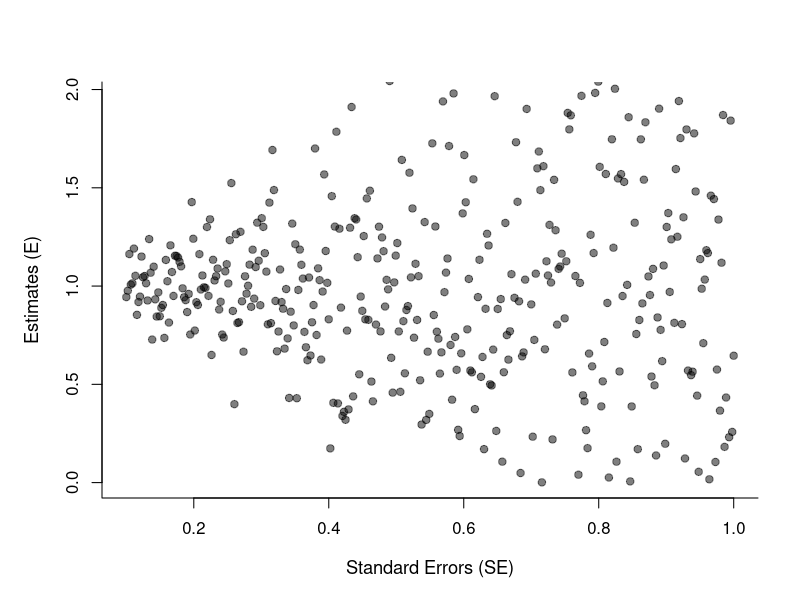
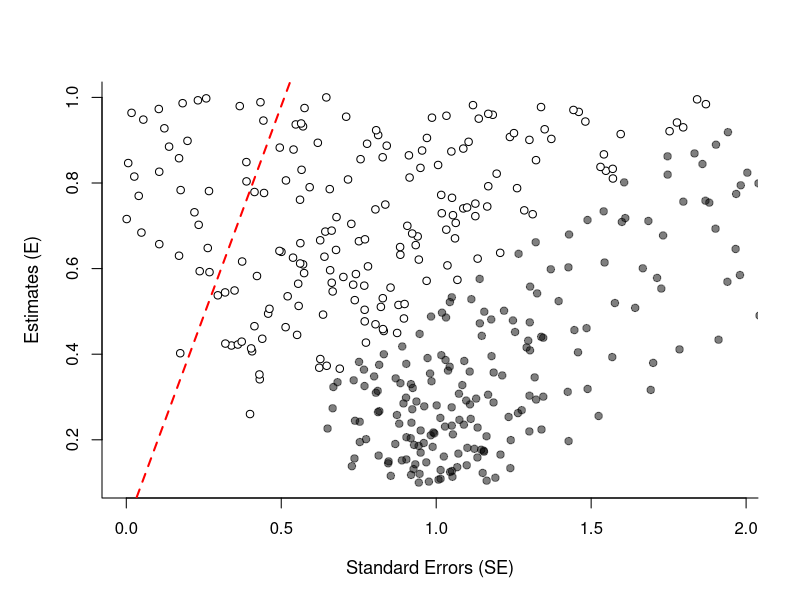
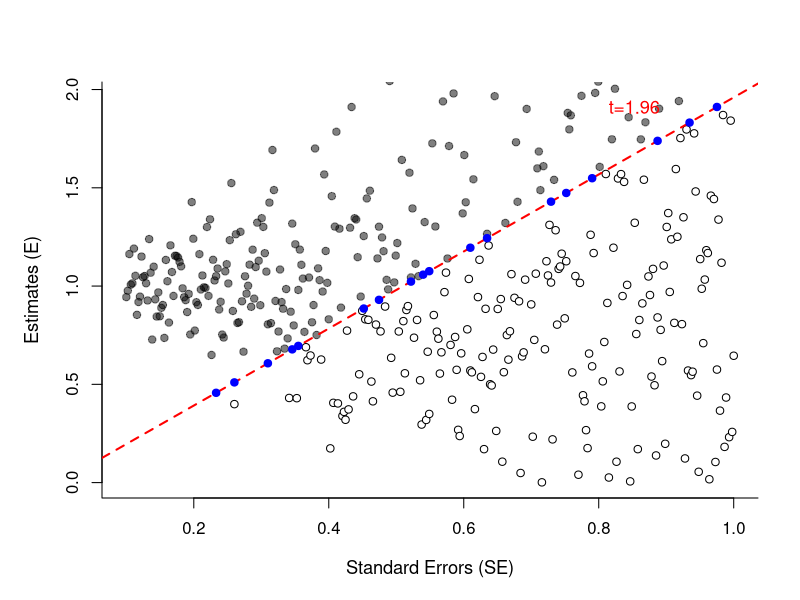
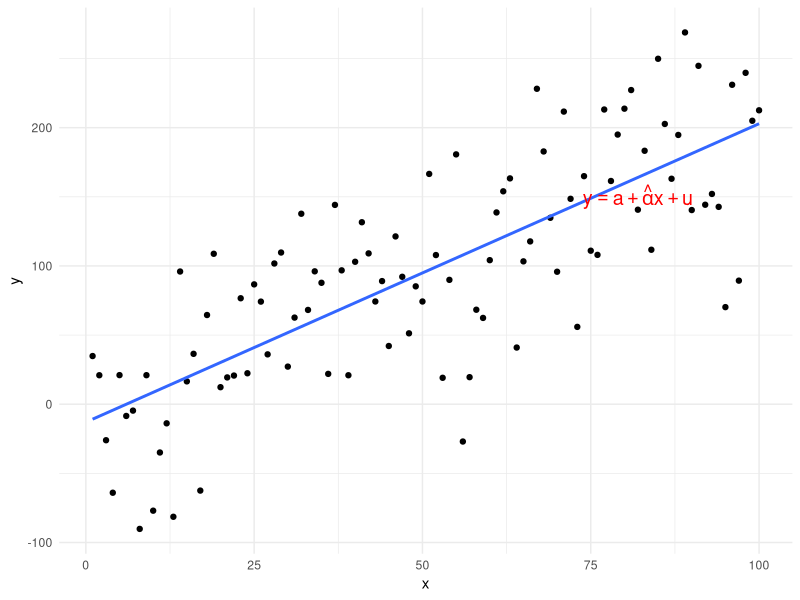

These charts were generated, in order, by the following R code:
# R code to create a publication-quality plot of estimates vs. standard errors
set.seed(123) # For reproducibility

# Generate standard errors that increase as the index increases
standard_errors <- seq(0.1, 1, length.out = 400)

# Generate estimates where the variance scales with the standard error
# Ensuring non-negative estimates
estimates <- abs(rnorm(n = 400, mean = 1, sd = standard_errors))

# Define plot margins to ensure labels and title fit well within the plot area
par(mar=c(5, 5, 4, 2) + 0.1)


# Plotting Estimates (E) against Standard Errors (SE)
plot(standard_errors, estimates, 
     # main = "Selection in Estimates",      # Title of the plot
     xlab = "Standard Errors (SE)",       # Label for the x-axis
     ylab = "Estimates (E)",              # Label for the y-axis
     pch = 21,                            # Point type (circles with borders)
     col = rgb(0, 0, 0, 0.5),             # Color of points (semi-transparent black)
     bg = rgb(0, 0, 0, 0.5),              # Background color of points
     ylim = c(0, max(1.96 * standard_errors)), # Setting y-axis limits
     cex.lab = 1.1,                       # Size of axis labels
     cex.main = 1.2,                      # Size of the main title
     bty = "l"                            # Type of box around the plot
)
# plot(estimates, standard_errors)

# # Adding a reference line
# model <- lm(estimates ~ standard_errors)
# abline(model, col="forestgreen", lwd=1)
# 
# #abline(a = 1, b = 0, col = rgb(0, 0, 0, 1), lwd = 1)
# 
# # Adding annotations (if needed)
# text(x = .1, y = 1.1, 
#      labels = "E = a + b SE", 
#      pos = 4, 
#      cex = 1.1, 
#      col = "forestgreen")



#Plot 2; Selection on t = 1.96
# Create the scatter plot with defined y-axis limits and enhanced formatting
plot(estimates, standard_errors,  
     # main="Selection in Estimates", # Title
     xlab="Standard Errors (SE)", # x-axis label
     ylab="Estimates (E)", # y-axis label
     pch=21, # Type of point (circles with borders)
     col=ifelse(estimates < 1.96 * standard_errors, "black", rgb(0, 0, 0, 0.5)), # Conditional color
     bg=ifelse(estimates < 1.96 * standard_errors, "white", rgb(0, 0, 0, 0.5)), # Background color of points
     xlim=c(0, max(1.96 * standard_errors)), # y-axis limits
     cex.lab=1.1, # Size of axis labels
     cex.main=1.2, # Size of the main title
     bty="l" # Type of box around the plot
)

# Add a diagonal line where estimates = 1.96 * SE starting from y=0
abline(a=0, b=1.96, col="red", lwd=2, lty=2)

# Adding annotations if needed
text(x=.8, y=1.9, labels="t=1.96", pos=4, cex=1.1, col="red")

# # Subset data for the regression line
# above_line <- estimates > 1.96 * standard_errors
# 
# # Fit a linear model only to the subset of data
# model_above_line <- lm(estimates[above_line] ~ standard_errors[above_line])
# mean <- mean(estimates[above_line])
# abline(a=mean, b=0, col="blue", lwd=1)
# 
# # Add the regression line to the plot for the subset
# abline(model_above_line, col="blue", lwd=1)
# # Adding annotations if needed
# text(x=.4, y=1.5, labels="E = a + b SE ", pos=3, cex=1, col="blue")


#plot 3, phacking 
# Your original plot code
plot(standard_errors, estimates, 
     # main="Selection in Estimates", # Title
     xlab="Standard Errors (SE)", # x-axis label
     ylab="Estimates (E)", # y-axis label
     pch=21, # Type of point (circles with borders)
     col=ifelse(estimates < 1.96 * standard_errors, "black", rgb(0, 0, 0, 0.5)), # Conditional color
     bg=ifelse(estimates < 1.96 * standard_errors, "white", rgb(0, 0, 0, 0.5)), # Background color of points
     ylim=c(0, max(1.96 * standard_errors)), # y-axis limits
     cex.lab=1.1, # Size of axis labels
     cex.main=1.2, # Size of the main title
     bty="l" # Type of box around the plot
)
abline(a=0, b=1.96, col="red", lwd=2, lty=2) # Diagonal line
text(x=.8, y=1.9, labels="t=1.96", pos=4, cex=1.1, col="red") # Annotation


manipulated_indices <- which(estimates < 1.96 * standard_errors)
manipulated_y_values <- 1.96 * standard_errors[manipulated_indices]
selected_indices <- c( 60, 72, 94, 110, 114, 
                       157, 167, 188, 196, 200, 
                       227, 238,
                       280, 290, 307, 350, 371, 389) # Replace with the indices of your choice

manipulated_y_values <- 1.96 * standard_errors[selected_indices]

points(standard_errors[selected_indices], manipulated_y_values, 
       pch=21, col="blue", bg="blue")





# Load ggplot2 package
library(ggplot2)

# Generate sample data
set.seed(567) # for reproducibility
x <- 1:100
y <- 2 * x + rnorm(100, mean = 0, sd = 50) # add some noise

data <- data.frame(x, y)

# Create scatter plot with regression line
ggplot(data, aes(x = x, y = y)) +
  geom_point() +  # Scatter plot
  geom_smooth(method = "lm", se = FALSE) +  # Regression line
  theme_minimal() +  # Minimal theme
  annotate("text", x = 82, y = 150, label = "y==a+hat(alpha)*x+u", parse = TRUE, size = 5, color = "red")  # Annotation

